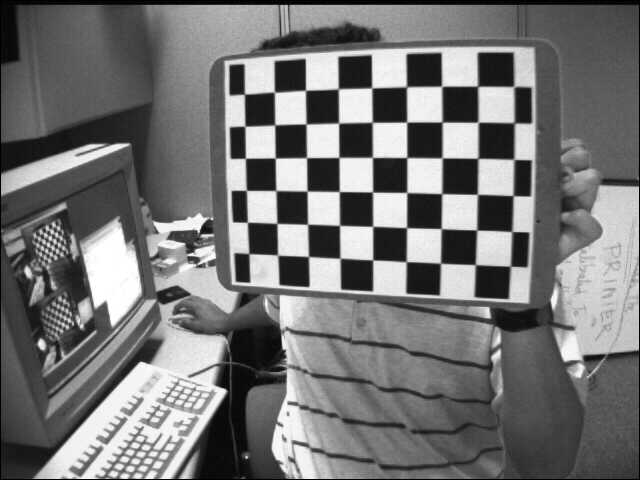
#> input picture Camera Calibration/left01.jpg, 640 x 480 px; its folder holds 5 pictures in this run
$ python OpenCVtest.py
#> lines starting #> are read from the running program, lines starting #| are printed output that depends on the picture; after the words box and inside, x2 and y2 are one past the last pixel; in counts of white or black regions, pixels touching at a corner belong together
import numpy as np
import cv2 as cv
import glob
# termination criteria
criteria = (cv.TERM_CRITERIA_EPS + cv.TERM_CRITERIA_MAX_ITER, 30, 0.001)
# prepare object points, like (0,0,0), (1,0,0), (2,0,0) ....,(6,5,0)
objp = np.zeros((6*7,3), np.float32)
objp[:,:2] = np.mgrid[0:7,0:6].T.reshape(-1,2)
# Arrays to store object points and image points from all the images.
objpoints = [] # 3d point in real world space
imgpoints = [] # 2d points in image plane.

# images = glob.glob('*.jpg')
images = glob.glob('../Camera Calibration/*.jpg')
for fname in images:
    img = cv.imread(fname)
#> img is the input picture: shape (480, 640, 3); min 0, max 255, mean 116.6
    gray = cv.cvtColor(img, cv.COLOR_BGR2GRAY)
    # Find the chess board corners
    ret, corners = cv.findChessboardCorners(gray, (7,6), None)
#> ret = True; corners = 42 rows, first 8: [475.4, 264.8], [440.5, 263.2], [405.9, 261.5], [372.9, 259.9], [340.6, 258.5], [308.7, 256.4], [277.6, 255.1], [476.7, 230.1]
    # If found, add object points, image points (after refining them)
    if ret == True:
        objpoints.append(objp)
        corners2 = cv.cornerSubPix(gray,corners, (11,11), (-1,-1), criteria)
#> corners2 = 42 rows, first 8: [475.3, 264.6], [440.5, 263.2], [406.2, 261.7], [372.7, 259.9], [340, 258.2], [308.5, 256.5], [277.6, 255.1], [476.7, 230]
        imgpoints.append(corners)
        # Draw and display the corners
        cv.drawChessboardCorners(img, (7,6), corners2, ret)
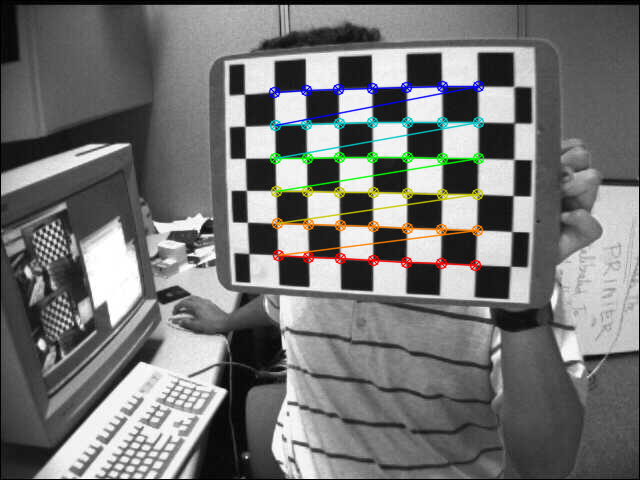
#> img: shape (480, 640, 3); 3.22% of pixels changed, all inside (x1, y1, x2, y2) = (268, 80, 485, 272)
        cv.imshow('img', img)
        cv.waitKey(500)
#> pass 2 of the loop `for fname in images:`:
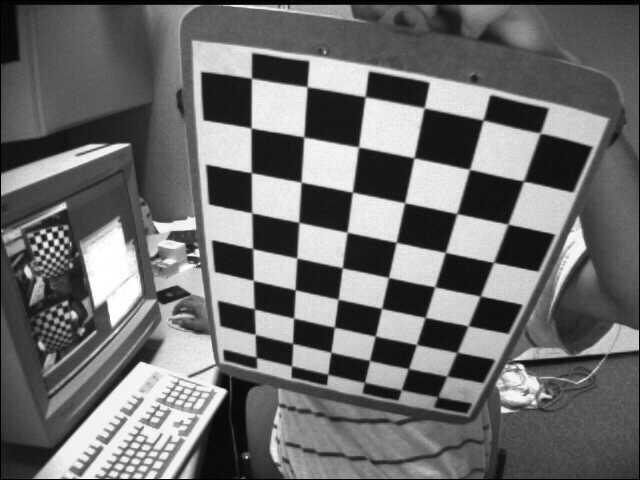
#> input picture Camera Calibration/left02.jpg, 640 x 480 px
#> img is the input picture: shape (480, 640, 3); min 0, max 255, mean 109
#> corners = 42 rows, first 8: [254.7, 308.6], [253.5, 280.5], [252.6, 248.4], [252.4, 213.8], [251.5, 172.4], [251.8, 128.6], [251.5, 77.99], [293.3, 318]
#> corners2 = 42 rows, first 8: [254.3, 308.9], [253.3, 280.4], [252.6, 248.6], [251.8, 212.8], [251.3, 172.7], [251.1, 128], [251.5, 78.19], [293.6, 318.1]
#> `cv.drawChessboardCorners(img, (7,6), corners2, ret)`:
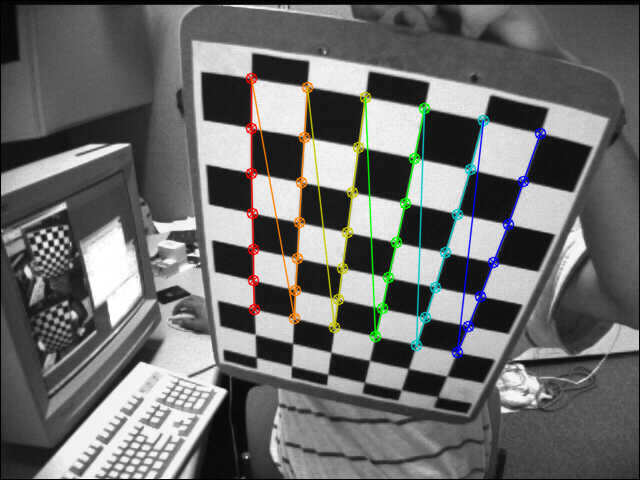
#> img: shape (480, 640, 3); 3.62% of pixels changed, all inside (x1, y1, x2, y2) = (245, 72, 547, 359)
#> pass 3 of the loop `for fname in images:`:
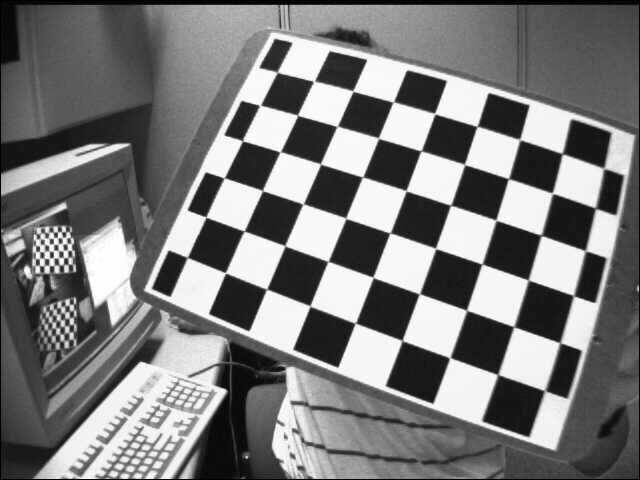
#> input picture Camera Calibration/left03.jpg, 640 x 480 px
#> img is the input picture: shape (480, 640, 3); min 0, max 255, mean 122.9
#> corners = 42 rows, first 8: [496.9, 373.9], [449, 358.7], [402.3, 339.6], [354.4, 323.5], [309.4, 305.4], [267.7, 289.2], [225.3, 272.5], [513, 326.7]
#> corners2 = 42 rows, first 8: [497.8, 374.6], [449.9, 357.7], [402.1, 340.5], [355.3, 323.2], [310, 306], [266.6, 289.1], [225.4, 272.8], [513.8, 326.7]
#> `cv.drawChessboardCorners(img, (7,6), corners2, ret)`:
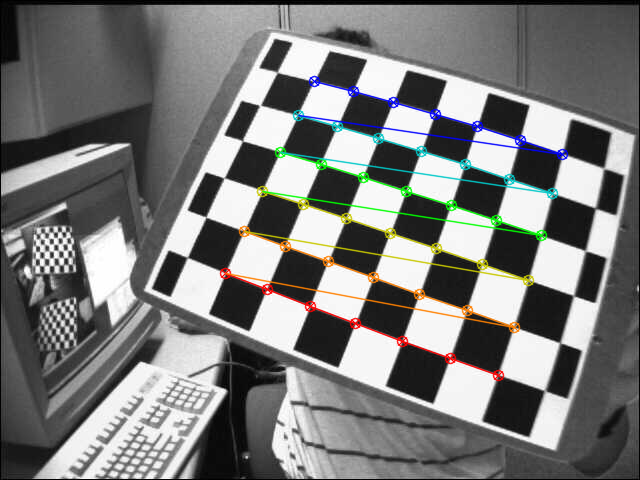
#> img: shape (480, 640, 3); 3.99% of pixels changed, all inside (x1, y1, x2, y2) = (219, 75, 569, 382)
#> the loop made 5 passes; the first 3 are shown
cv.destroyAllWindows()

# Calibration
ret, mtx, dist, rvecs, tvecs = cv.calibrateCamera(objpoints, imgpoints, gray.shape[::-1], None, None)

img = cv.imread('../Camera Calibration/left12.jpg')
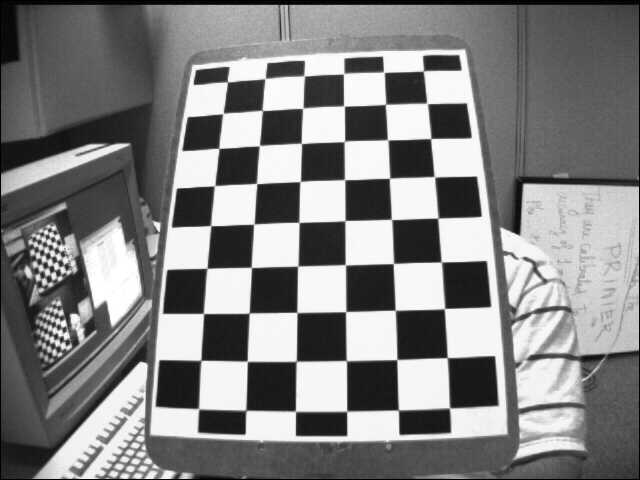
#> input picture Camera Calibration/left12.jpg, 640 x 480 px
#> img is the input picture: shape (480, 640, 3); min 0, max 255, mean 129.5
h,  w = img.shape[:2]
#> h = 480; w = 640
newcameramtx, roi = cv.getOptimalNewCameraMatrix(mtx, dist, (w,h), 1, (w,h))

# undistort
dst = cv.undistort(img, mtx, dist, None, newcameramtx)
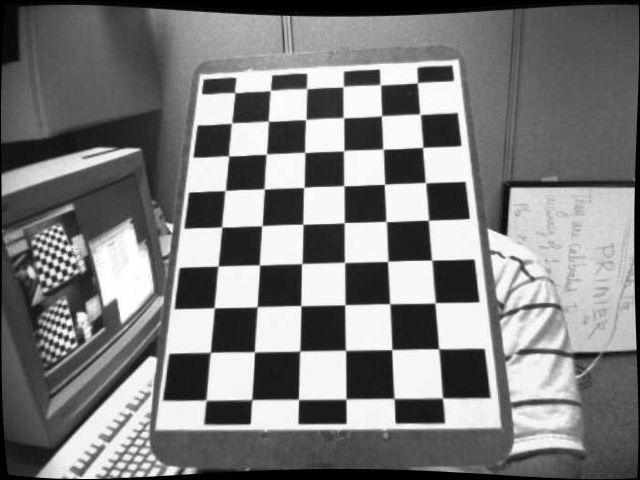
#> dst: shape (480, 640, 3); min 0, max 255, mean 125.1
# crop the image
x, y, w, h = roi
dst = dst[y:y+h, x:x+w]
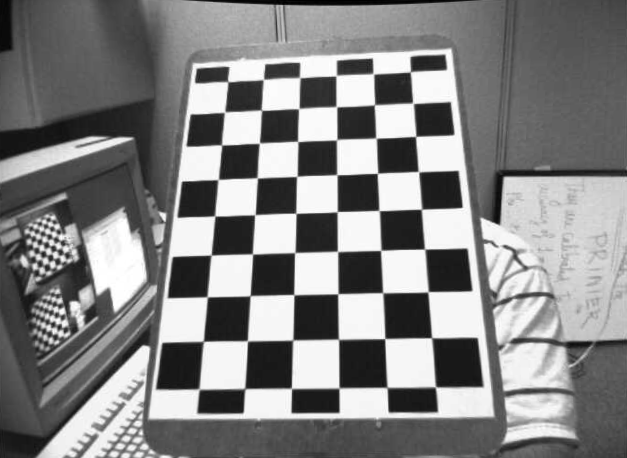
#> dst: shape (458, 627, 3); min 0, max 255, mean 131.2
cv.imwrite('../Camera Calibration Result/calibresult.png', dst)

# # Undistortion - taking new image
# img = cv.imread('left12.jpg')
# h,  w = img.shape[:2]
# newcameramtx, roi = cv.getOptimalNewCameraMatrix(mtx, dist, (w,h), 1, (w,h))
#
# # Undistortion - using cv.undistort()
# dst = cv.undistort(img, mtx, dist, None, newcameramtx)
#
# # Undistortion - crop the image
# x, y, w, h = roi
# dst = dst[y:y+h, x:x+w]
# cv.imwrite('calbresult.png', dst)

# here i should save camera matrix and distortion coefficients using sacez or savetxt from numpy
